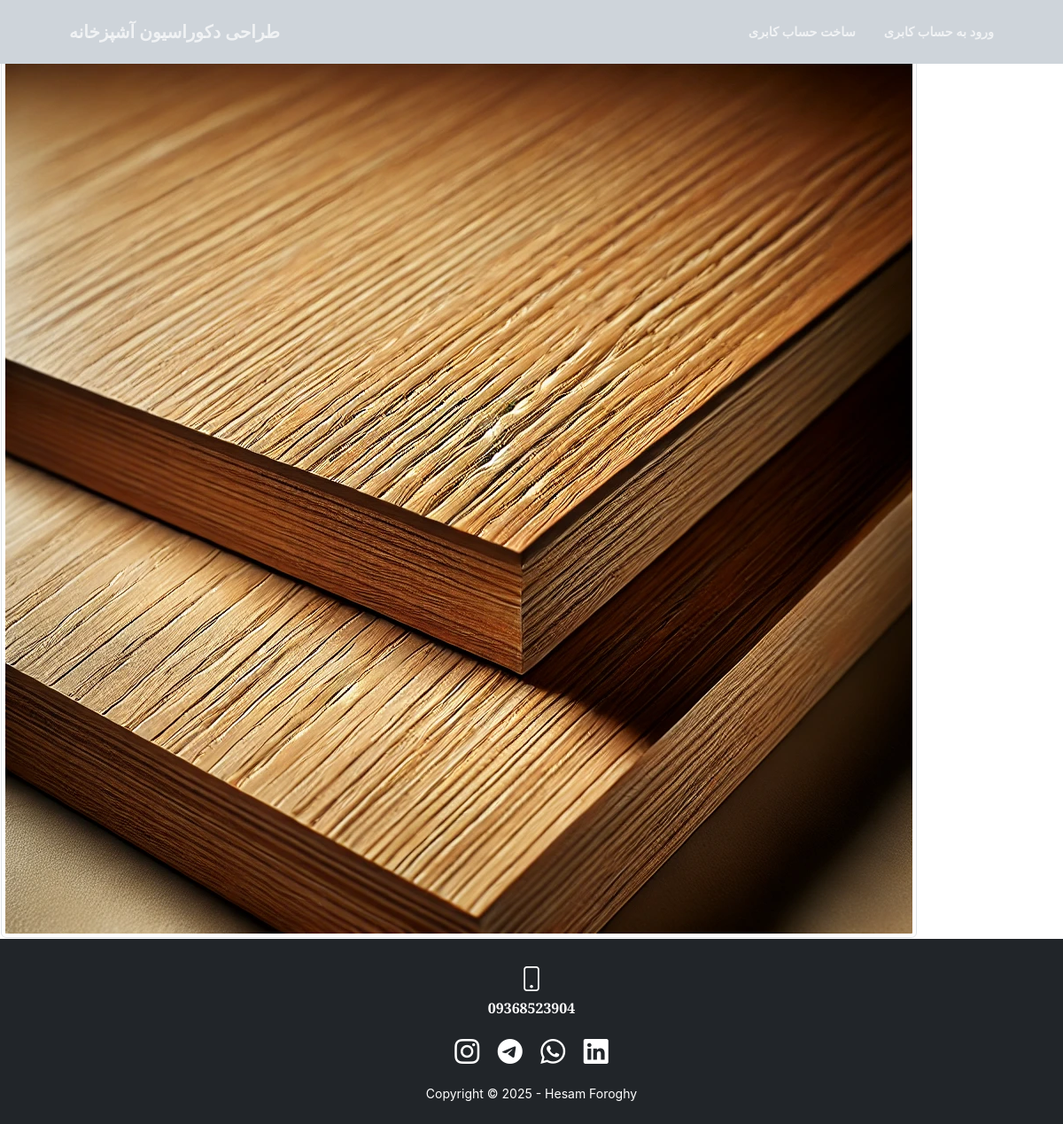
Before: /product.php with the older database file.
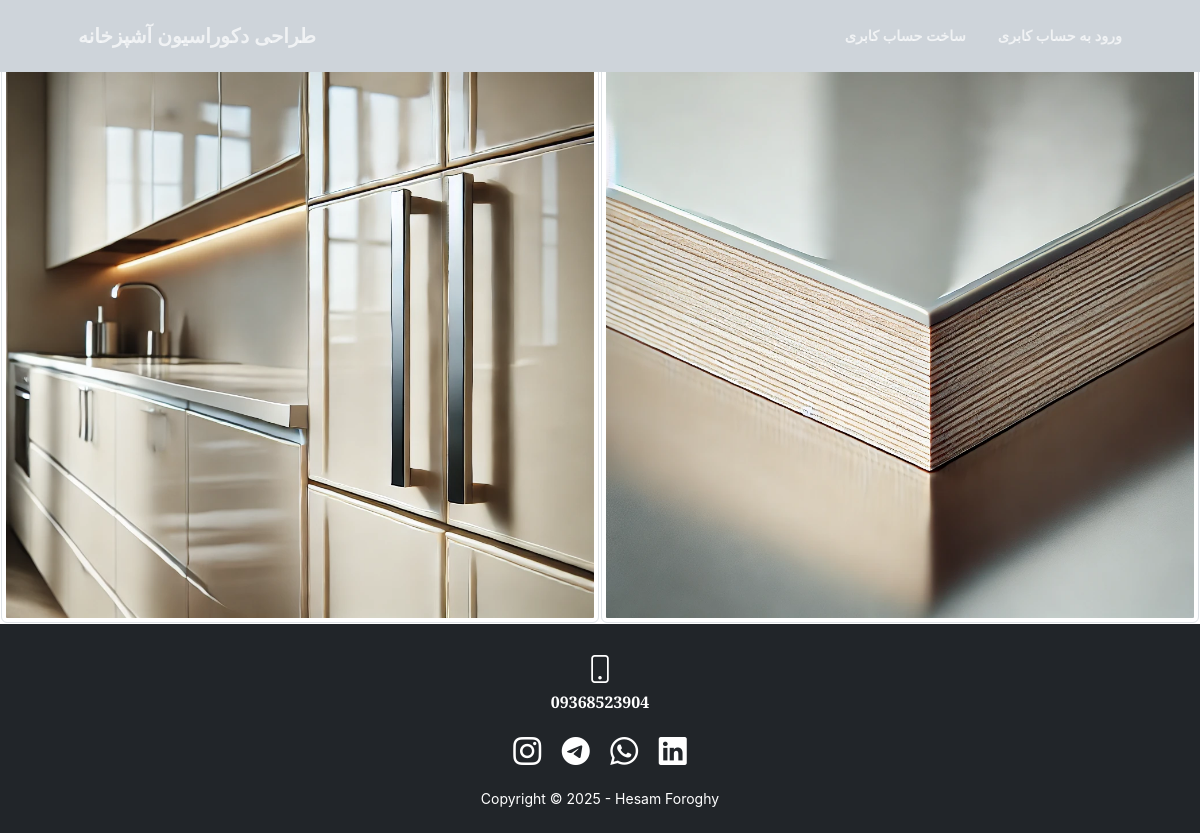
After: the same page with the newer database file.
### tables this page shows
CREATE TABLE `product` (
  `name` varchar(15) NOT NULL,
  `imageurl` varchar(20) NOT NULL,
  `id` int(9) NOT NULL,
  `ghymat` int(11) NOT NULL,
  `explane` varchar(250) NOT NULL
);

### product.php (the view, shortened to what this page needs)
<?php
include("navbar.php")
?>
<div>
<?php
        include("connect.php");
        $b=mysqli_query($a,"SELECT * FROM `product`");
?>
<table>
  <?php
  $row=mysqli_fetch_array($b);
  while($row)
  {
    $counter++; ?>
              <td class="td01" >
                <a href="sellform.php?id=<?php echo($row["id"]);?>">
      <img src="<?php echo($row["imageurl"]); ?>"  class="img-fluid img-thumbnail">
    </a>
</td>
<?php
             $row=mysqli_fetch_array($b);
          }
            ?>
                  </table>
                </div>
                    <?php
include("footer.php");
?>
</body>
</html>

### navbar.php (shortened to what this page needs)
<!DOCTYPE html>
<html lang="fa">
    <head>
        <link href="https://cdn.jsdelivr.net/npm/bootstrap-icons@1.5.0/font/bootstrap-icons.css" rel="stylesheet" />
        <link href="https://cdn.jsdelivr.net/npm/bootstrap@5.3.0-alpha1/dist/css/bootstrap.min.css" rel="stylesheet">
        <link href="https://cdnjs.cloudflare.com/ajax/libs/SimpleLightbox/2.1.0/simpleLightbox.min.css" rel="stylesheet" />
        <link href="css/styles.css" rel="stylesheet" />
        <link href="list.css" rel="stylesheet" />
    </head>
    <body id="page-top">
        <nav class="navbar navbar-expand-lg bg-dark-subtle fixed-top py-3 nav"  id="mainNav">
            <div class="container px-4 px-lg-5" >
                <a class="navbar-brand"  href="index.php">طراحی دکوراسیون آشپزخانه</a>
                <div class="collapse navbar-collapse" id="navbarResponsive">
                    <ul class="navbar-nav ms-auto my-2 my-lg-0">
                    <?php if(isset($_SESSION["login"])){ ?>
                          <li class="nav-item">
                           <a class="nav-link " href="logout.php"> خروج از حساب کاربری</a>
                          </li>
                          <li class="nav-item"><a class="nav-link" href="sabad_kharid.php"> سبد خرید  </a></li>
                          <?php } else { ?>
                            <li class="nav-item"><a class="nav-link" href="register.php">ساخت حساب کابری</a></li>
                            <li class="nav-item"><a class="nav-link" href="login.php">ورود به حساب کابری</a></li>
                           <?php } ?>
                    </ul>
                </div>
            </div>
        </nav>

### footer.php (shortened to what this page needs)
<!DOCTYPE html>
<html lang="fa">
    <head>
        <link href="https://cdn.jsdelivr.net/npm/bootstrap-icons@1.5.0/font/bootstrap-icons.css" rel="stylesheet" />
        <link href="https://cdn.jsdelivr.net/npm/bootstrap@5.3.0-alpha1/dist/css/bootstrap.min.css" rel="stylesheet">
        <link href="https://cdnjs.cloudflare.com/ajax/libs/SimpleLightbox/2.1.0/simpleLightbox.min.css" rel="stylesheet" />
        <link href="css/styles.css" rel="stylesheet" />
    </head>
    <footer class="bg-dark text-white py-4">
        <div class="container text-center">
            <div class="row gx-4 gx-lg-5 justify-content-center">
                <div class="col-lg-4 mb-3">
                    <i class="bi bi-phone fs-3 mb-2"></i>
                    <div class="fw-bold">09368523904</div>
                </div>
            </div>
        </div>
        <div class="container text-center">
            <div class="mb-3">
                <i class="bi bi-instagram fs-3 mx-2"></i>
                <i class="bi bi-telegram fs-3 mx-2"></i>
                <i class="bi bi-whatsapp fs-3 mx-2"></i>
                <i class="bi bi-linkedin fs-3 mx-2"></i>
            </div>
            <div class="small text-center">
                Copyright &copy; <script>document.write(new Date().getFullYear());</script> - Hesam Foroghy
            </div>
        </div>
    </footer>
</html>

### list.css (style rules this page uses)
.nav { color: rgb(2, 2, 2); }

Changed rows visible on the page:
removed product: imageurl (picture)
added product: imageurl (picture)
added product: imageurl (picture)
